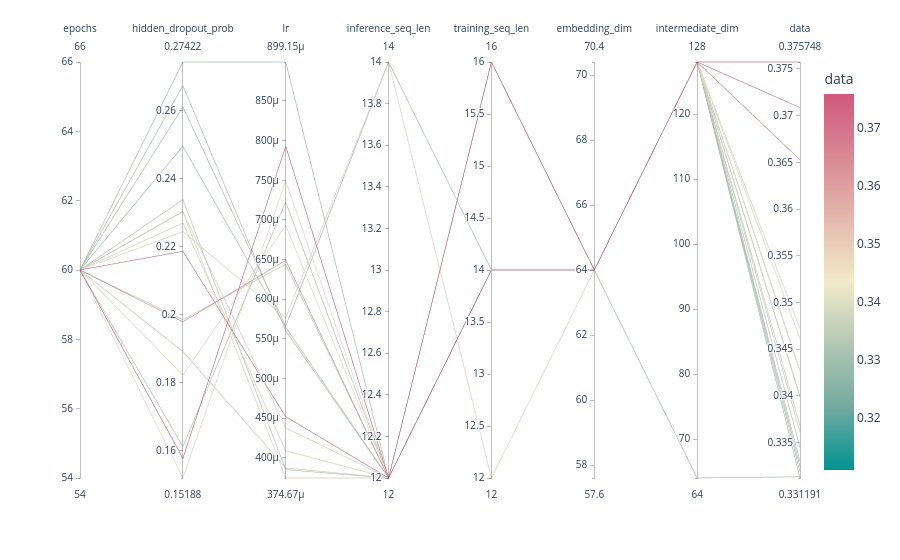

This figure's notebook cell:
### Markdown cell above
Plotly parallel coordinates plot

### Code cell
plt.figure(figsize=(12,8))

fig = px.parallel_coordinates(
    top_10_percent,
    dimensions=clumns_2_plot,
    color='data',  # Color lines by fitness value
    color_continuous_scale=px.colors.diverging.Tealrose,
    color_continuous_midpoint=top_10_percent['data'].mean()
)

# fig.update_traces()

fig.update_layout(
    plot_bgcolor='white'
)

fig.show()

### Figure 1 — Plotly figure (JSON) as saved in the notebook; plotly's stock layout.template omitted (floating-point values rounded to 4 significant figures)
{"data": [{"dimensions": [{"label": "epochs", "values": [60, 60, 60, 60, 60, 60, 60, 60, 60, 60, 60, 60, 60, 60, 60, 60, 60]}, {"label": "hidden_dropout_prob", "values": [0.1577, 0.2186, 0.1978, 0.2269, 0.2243, 0.1519, 0.1821, 0.2302, 0.2303, 0.1891, 0.1985, 0.2337, 0.1611, 0.2495, 0.2673, 0.2742, 0.261]}, {"label": "lr", "values": [0.0007929, 0.000452, 0.0006491, 0.000409, 0.0005768, 0.0007489, 0.0006935, 0.0003747, 0.000438, 0.0003873, 0.0006441, 0.0003851, 0.0007225, 0.0005646, 0.0005604, 0.0008992, 0.0005663]}, {"label": "inference_seq_len", "values": [12, 12, 12, 12, 14, 12, 12, 12, 12, 12, 12, 12, 12, 12, 12, 12, 14]}, {"label": "training_seq_len", "values": [14, 16, 14, 16, 12, 14, 14, 16, 16, 16, 14, 16, 14, 14, 14, 14, 14]}, {"label": "embedding_dim", "values": [64.0, 64.0, 64.0, 64.0, 64.0, 64.0, 64.0, 64.0, 64.0, 64.0, 64.0, 64.0, 64.0, 64.0, 64.0, 64.0, 64.0]}, {"label": "intermediate_dim", "values": [128.0, 128.0, 128.0, 128.0, 128.0, 128.0, 128.0, 128.0, 128.0, 128.0, 128.0, 128.0, 128.0, 128.0, 128.0, 64.0, 128.0]}, {"label": "data", "values": [0.3757, 0.3709, 0.3653, 0.3472, 0.3461, 0.3427, 0.3426, 0.3399, 0.3399, 0.3368, 0.3361, 0.3345, 0.3329, 0.3324, 0.3319, 0.3313, 0.3312]}], "domain": {"x": [0, 1], "y": [0, 1]}, "line": {"color": [0.3757, 0.3709, 0.3653, 0.3472, 0.3461, 0.3427, 0.3426, 0.3399, 0.3399, 0.3368, 0.3361, 0.3345, 0.3329, 0.3324, 0.3319, 0.3313, 0.3312], "coloraxis": "coloraxis"}, "name": "", "type": "parcoords"}], "layout": {"coloraxis": {"cmid": 0.3434, "colorbar": {"title": {"text": "data"}}, "colorscale": [[0, "rgb(0, 147, 146)"], [0.1667, "rgb(114, 170, 161)"], [0.3333, "rgb(177, 199, 179)"], [0.5, "rgb(241, 234, 200)"], [0.6667, "rgb(229, 185, 173)"], [0.8333, "rgb(217, 137, 148)"], [1, "rgb(208, 88, 126)"]]}, "legend": {"tracegroupgap": 0}, "margin": {"t": 60}, "plot_bgcolor": "white"}}
